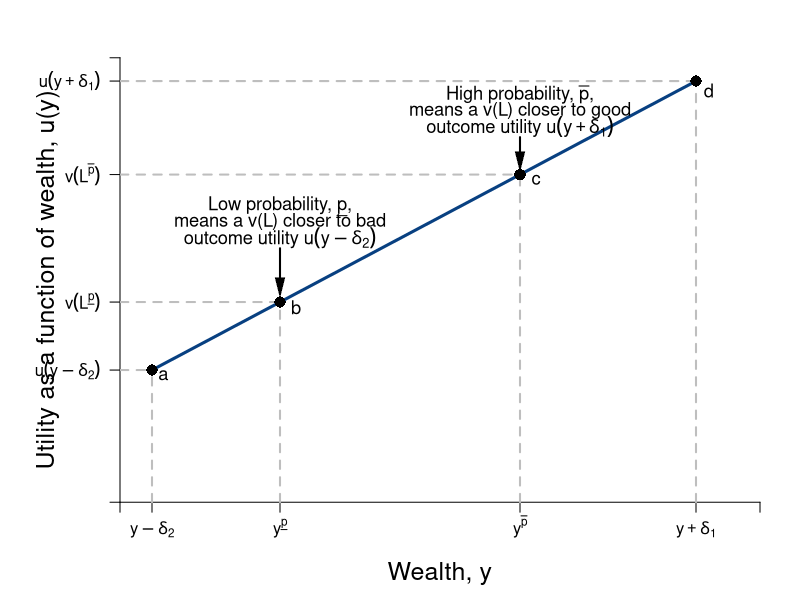

The R script that drew this image:
#Graph Designer(s): Simon Halliday & Riley Boeth '17
#Authors: Bowles, Foley and Halliday
#Title: Coordination, Conflict and Competition: A Text in Microeconomics

library(shape)
pdf(file = "risk/risk_weighted_ave.pdf", width = 10, height = 8)

#Set parameters for graphics
axislabelsize <- 1.5
labelsize <- 1.1
graphlinewidth <- 3
segmentlinewidth <- 2

COL <- c("#7fc97f", "#beaed4", "#fdc086", "#ffff99", "#386cb0", "#f0027f", "#bf5b17", "#666666")
COLA <- c("#e0f3db", "#99d8c9","#66c2a4","#41ae76", "#238b45", "#005824")
COLB <- c("#4eb3d3", "#2b8cbe", "#0868ac","#084081")

#Edited the margins to cater for the larger LHS labels
par(mar =  c(4, 6, 2, 2))

#Concave utility of wealth function

ConcaveU <- function(x){
  (1600-(x-40)^2)^(1/2)
}

#Add limits on axes and levels of utility for each indifference curve
ylims <- c(0, 42)
xlims <- c(0, 40)

npts <- 501 
x <- seq(xlims[1], xlims[2], length.out = npts)
y <- seq(ylims[1], ylims[2], length.out = npts) 

plot(0, 0, xlim = xlims, ylim = ylims, type = "n",
     xlab = expression(paste("")),
     ylab = expression(paste("")), 
     xaxt = "n", 
     yaxt = "n", 
     cex.lab = axislabelsize, 
     bty = "n", 
     xaxs="i" 
     #yaxs="i"
)

#x and y limits with plain axes without ticks/numbers to match previous graph

pointbx <- 10
pointcx <- 25

ticksy <- c(0, ConcaveU(2), ConcaveU(2) - (ConcaveU(36) - ConcaveU(2))/(36 - 2)*2 + pointbx*(ConcaveU(36) - ConcaveU(2))/(36 - 2), ConcaveU(2) - (ConcaveU(36) - ConcaveU(2))/(36 - 2)*2 + pointcx*(ConcaveU(36) - ConcaveU(2))/(36 - 2), ConcaveU(36), ylims[2])
ylabels <- c(NA, expression(paste(u(y - delta[2]))), expression(paste(v(L^underline(p)))), expression(paste(v(L^{bar(p)}))), expression(paste(u(y + delta[1]))), NA)
ticksx <- c(0, 2, pointbx, pointcx, 36, xlims[2])
xlabels <- c(NA, expression(paste(y - delta[2])), expression(paste(y^underline(p))), expression(paste(y^bar(p))), expression(paste(y + delta[1])), NA)

axis(1,at = ticksx,  pos = 0, labels = xlabels)
axis(2,at = ticksy,  pos = 0, labels = ylabels, las = 1)

npts <- 500 
xx1 <- seq(xlims[1], xlims[2], length.out = npts)
xx2 <- seq(0, xlims[2], length.out = npts)
xx3 <- seq(xlims[1], 0, length.out = npts)
xx4 <- seq(-11, 0, length.out = npts)

#Axis labels and draw linear utility function
mtext(expression(paste("Wealth, y")), side = 1, line = 2.5, cex = axislabelsize)
text(-4.5, 0.5*ylims[2], expression(paste("Utility as a function of wealth, u(y)")), xpd = TRUE, cex = axislabelsize, srt = 90) 

#lines(xx1, ConcaveU(xx1, y), col = COLA[5], lwd = graphlinewidth)

#Add line from pt a to pt c

segments(2, ConcaveU(2), 36, ConcaveU(36), lty = 1, col = COLB[4] , lwd = graphlinewidth)

(ConcaveU(36) - ConcaveU(2))/(36 - 2)


#Label points on line

text(2.7, ConcaveU(2)-.5, expression(paste("a")), cex = labelsize)
segments(2, 0, 2, ConcaveU(2), lty = 2, col = "gray", lwd = segmentlinewidth)
segments(0, ConcaveU(2), 2, ConcaveU(2), lty = 2, col = "gray", lwd = segmentlinewidth)
points(2, ConcaveU(2), pch = 16, col = "black", cex = 1.5)


# text(24.18, ConcaveU(23.18)-.5, expression(paste("c")), cex = labelsize)
# segments(23.18, 0, 23.18, ConcaveU(23.18), lty = 2, col = "gray", lwd = segmentlinewidth)
# segments(0, ConcaveU(23.18), 23.18, ConcaveU(23.18), lty = 2, col = "gray", lwd = segmentlinewidth)
# points(23.18, ConcaveU(23.18), pch = 16, col = "black", cex = 1.5)

# text(24.18, ConcaveU(13)-.5, expression(paste("e")), cex = labelsize)
# segments(0, ConcaveU(13), 23.18, ConcaveU(13), lty = 2, col = "gray", lwd = segmentlinewidth)
# points(23.18, ConcaveU(13), pch = 16, col = "black", cex = 1.5)
# 

text(pointbx, 28 , expression(paste("Low probability, ", underline(p),",")), cex = labelsize)
text(pointbx, 26.5 , expression(paste("means a v(L) closer to bad")), cex = labelsize)
text(pointbx, 25 , expression(paste("outcome utility ", u(y - delta[2]))), cex = labelsize)
Arrows(pointbx, 24, pointbx, 20.3, col = "black", lty = 1, lwd = 2, code = 2, arr.type = "triangle", arr.lwd = 0.5)
text(pointbx + 1, ConcaveU(2) - (ConcaveU(36) - ConcaveU(2))/(36 - 2)*2 + pointbx*(ConcaveU(36) - ConcaveU(2))/(36 - 2) - 0.5, expression(paste("b")), cex = labelsize)
segments(0, ConcaveU(2) - (ConcaveU(36) - ConcaveU(2))/(36 - 2)*2 + pointbx*(ConcaveU(36) - ConcaveU(2))/(36 - 2), pointbx, ConcaveU(2) - (ConcaveU(36) - ConcaveU(2))/(36 - 2)*2 + pointbx*(ConcaveU(36) - ConcaveU(2))/(36 - 2), lty = 2, col = "gray", lwd = segmentlinewidth)
segments(pointbx, 0, pointbx, ConcaveU(2) - (ConcaveU(36) - ConcaveU(2))/(36 - 2)*2 + pointbx*(ConcaveU(36) - ConcaveU(2))/(36 - 2), lty = 2, col = "gray", lwd = segmentlinewidth)
points(pointbx, ConcaveU(2) - (ConcaveU(36) - ConcaveU(2))/(36 - 2)*2 + pointbx*(ConcaveU(36) - ConcaveU(2))/(36 - 2), pch = 16, col = "black", cex = 1.5)

text(pointcx, 38.5 , expression(paste("High probability, ", bar(p), "," )), cex = labelsize)
text(pointcx, 37 , expression(paste("means a v(L) closer to good")), cex = labelsize)
text(pointcx, 35.5 , expression(paste("outcome utility ", u(y + delta[1]))), cex = labelsize)
Arrows(pointcx, 34.5, pointcx, 32.2, col = "black", lty = 1, lwd = 2, code = 2, arr.type = "triangle", arr.lwd = 0.5)

text(pointcx + 1, ConcaveU(2) - (ConcaveU(36) - ConcaveU(2))/(36 - 2)*2 + pointcx*(ConcaveU(36) - ConcaveU(2))/(36 - 2) - 0.5, expression(paste("c")), cex = labelsize)
segments(0, ConcaveU(2) - (ConcaveU(36) - ConcaveU(2))/(36 - 2)*2 + pointcx*(ConcaveU(36) - ConcaveU(2))/(36 - 2), pointcx, ConcaveU(2) - (ConcaveU(36) - ConcaveU(2))/(36 - 2)*2 + pointcx*(ConcaveU(36) - ConcaveU(2))/(36 - 2), lty = 2, col = "gray", lwd = segmentlinewidth)
segments(pointcx, 0, pointcx, ConcaveU(2) - (ConcaveU(36) - ConcaveU(2))/(36 - 2)*2 + pointcx*(ConcaveU(36) - ConcaveU(2))/(36 - 2), lty = 2, col = "gray", lwd = segmentlinewidth)
points(pointcx, ConcaveU(2) - (ConcaveU(36) - ConcaveU(2))/(36 - 2)*2 + pointcx*(ConcaveU(36) - ConcaveU(2))/(36 - 2), pch = 16, col = "black", cex = 1.5)


text(36.8, ConcaveU(36)-.9, expression(paste("d")), cex = labelsize)
segments(36, 0, 36, ConcaveU(36), lty = 2, col = "gray", lwd = segmentlinewidth)
segments(0, ConcaveU(36), 36, ConcaveU(36), lty = 2, col = "gray", lwd = segmentlinewidth)
points(36, ConcaveU(36), pch = 16, col = "black", cex = 1.5)


dev.off()
